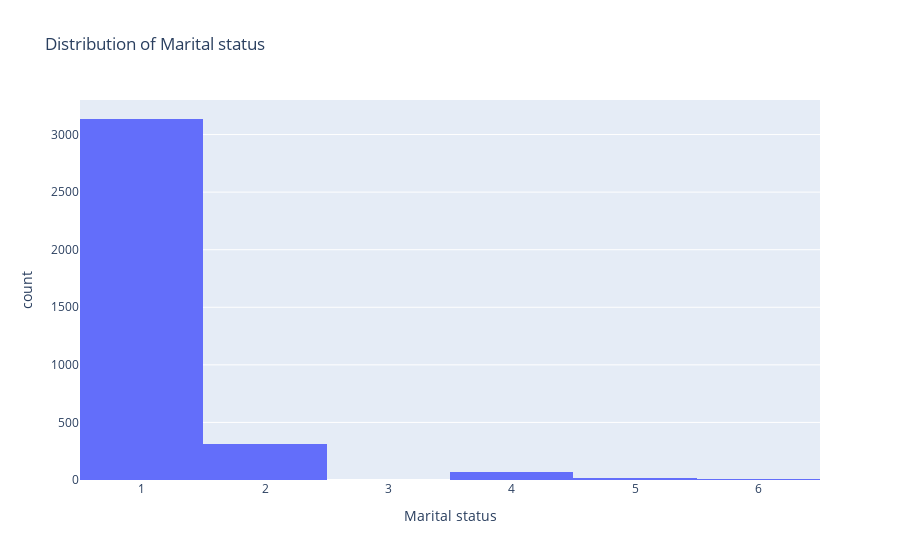

Notebook source saved alongside this figure:
### Code cell
fig = px.histogram(df_train, 
                   x="Marital status",
                   title="Distribution of Marital status")
fig.show()

### Figure 1 — Plotly figure (JSON) as saved in the notebook; plotly's stock layout.template omitted (floating-point values rounded to 4 significant figures; data arrays with more than 128 entries replaced by an {"elided": "..."} marker saying what was removed)
{"data": [{"alignmentgroup": "True", "bingroup": "x", "hovertemplate": "Marital status=%{x}<br>count=%{y}<extra></extra>", "legendgroup": "", "marker": {"color": "#636efa", "pattern": {"shape": ""}}, "name": "", "offsetgroup": "", "orientation": "v", "showlegend": false, "type": "histogram", "x": {"elided": "3540 int values"}, "xaxis": "x", "yaxis": "y"}], "layout": {"barmode": "relative", "legend": {"tracegroupgap": 0}, "title": {"text": "Distribution of Marital status"}, "xaxis": {"anchor": "y", "domain": [0, 1], "title": {"text": "Marital status"}}, "yaxis": {"anchor": "x", "domain": [0, 1], "title": {"text": "count"}}}}
